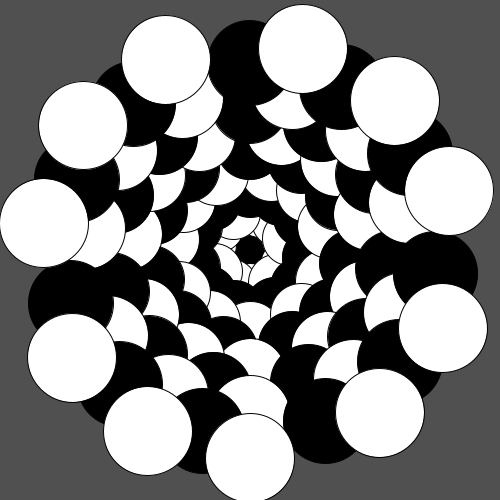
Frame 1 (no input)
Frame 60 (the mouse pressed at the canvas centre just before this capture): identical to frame 1, image omitted
Frame 120 (the mouse held since frame 60 and released just before this capture): identical to frame 1, image omitted

The Processing sketch that drew this single still picture (run headless with seeded random() and noise(); from frame 60 on, the mouse is pressed at the canvas centre):

// Processing sketch: coordenadasPolaresEnCicloFor
// ── coordenadasPolaresEnCicloFor.pde
float angulo = 0;
int escala;
float centroX, centroY;
float x, y;
float tam;
color colorDeRelleno;
void setup() {
  size(500, 500);
  smooth();
  centroX = width/2;
  centroY = width/2;
  tam = width/200;
  surface.setResizable(true);
  colorMode(HSB);
}
void draw() {
  background(80);
  escala = 0;
  tam = width/10;
  centroX = width/2;
  centroY = width/2;
  for (int j = 0; j < 100; j+=10) {
    for (int i = 0; i <= 360; i+= 36) {
       angulo = i;
      if (j % 20 == 0) {
        colorDeRelleno = 0;
        angulo = angulo + radians(180);
      } else {
        colorDeRelleno = 255;
      }
      y = centroY + cos(angulo) * escala; 
      x = centroX + sin(angulo) * escala;
      fill(colorDeRelleno);
      ellipse(x, y, tam, tam);
    }
    tam = tam * 5;
    tam = map(tam, 0, width/10  * 5 * 10, 5, width);
    escala =  height/5 + int(j*5);
    escala = int(map(escala, 0, height/5  + 500, 0, width/2));
  }

}
